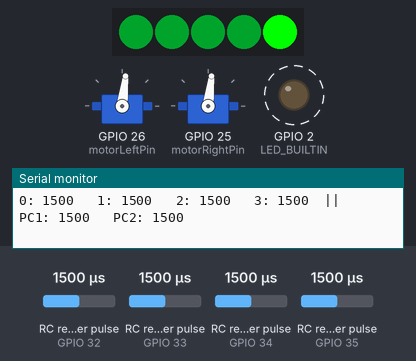
Simulated run of this sketch. Board: ESP32. Parts: 2 × servo, 5 RGB LEDs in strip order, left to right, output pins drawn as LEDs (lit = HIGH), the last lines printed to the serial monitor. Wiring (inferred from the names in the program): 4 × RC receiver channel: data GPIO 32 / data GPIO 33 / data GPIO 34 / data GPIO 35. Dashed ring = blinking. The test bench sets the inputs (shaded band); at power-on: RC receiver pulse (sensors on GPIO 34, GPIO 35, GPIO 32, GPIO 33) 1500 µs. WiFi joins after 1.5 s; servers stay silent unless stated.

Above: at 1.28 s.
1.3 s: RC receiver pulse (sensor on GPIO 34) set to 1020 µs
At 1.5 s:
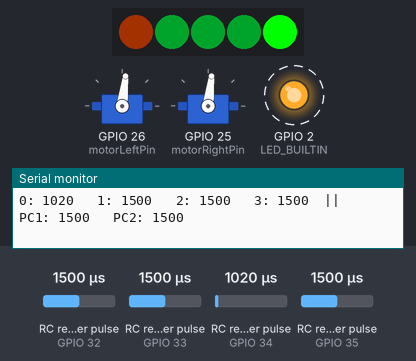
2.9 s: RC receiver pulse (sensor on GPIO 35) set to 1250 µs
At 3.12 s:
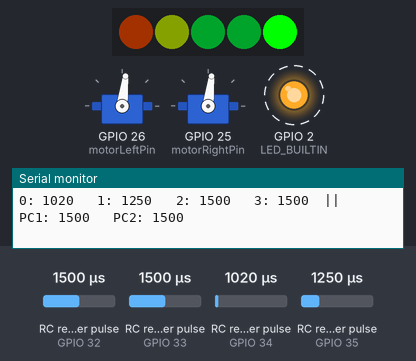
4.6 s: RC receiver pulse (sensor on GPIO 34) set to 1250 µs
At 4.75 s:
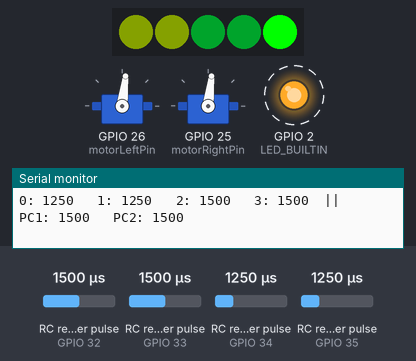
6.4 s: RC receiver pulse (sensor on GPIO 35) set to 1750 µs
At 6.64 s:
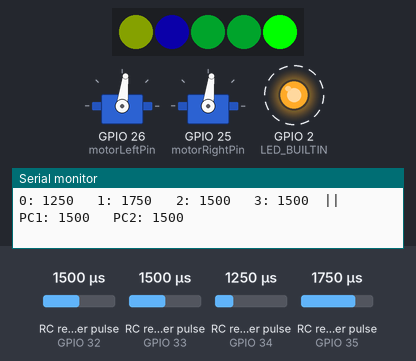
8.1 s: RC receiver pulse (sensor on GPIO 34) set to 1500 µs
At 8.27 s:
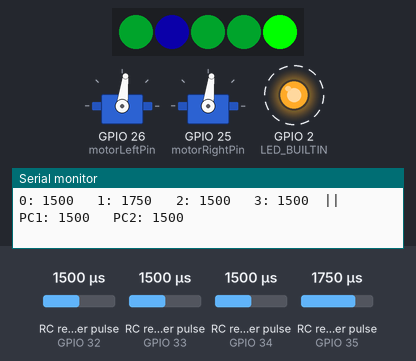
9.9 s: RC receiver pulse (sensor on GPIO 35) set to 1980 µs
At 10.16 s:
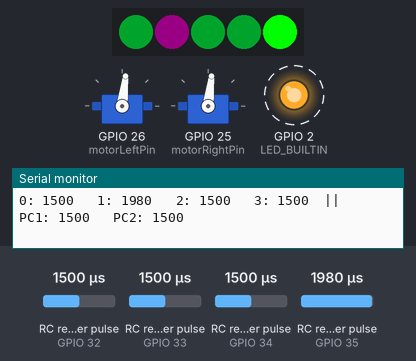
Timing chart, 0 to 12.7 s (numbered marks = the images above; inputs shaded):
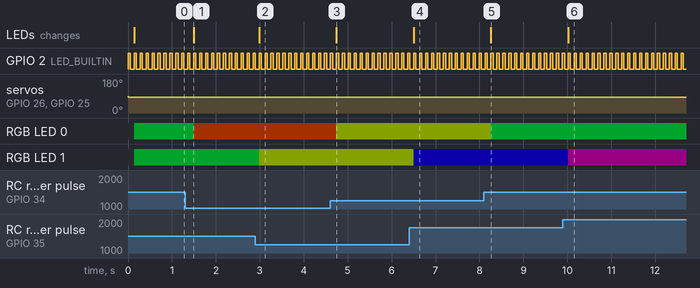

The sketch:

BasicMultiThreading_copy.ino
```cpp
#include <Ethernet.h>
#include <EthernetUdp.h>
#include <ESP32Servo.h>
#include <FastLED.h>

#if CONFIG_FREERTOS_UNICORE
#define ARDUINO_RUNNING_CORE 0
#else
#define ARDUINO_RUNNING_CORE 1
#endif

#define ANALOG_INPUT_PIN A0

#ifndef LED_BUILTIN
  #define LED_BUILTIN 2 // Specify the on which is your LED
#endif

#define NUM_LEDS 5
CRGBArray<NUM_LEDS> leds;

byte mac[] = {
  0xDE, 0xAD, 0xBE, 0xEF, 0xFE, 0xED
};
IPAddress ip(192, 168, 1, 177);

unsigned int localPort = 8888;      // local port to listen on

// buffers for receiving and sending data
char packetBuffer[UDP_TX_PACKET_MAX_SIZE];  // buffer to hold incoming packet,
char ReplyBuffer[] = "acknowledged";        // a string to send back
char recBuffer[100];

EthernetUDP Udp;

short PcMotorValue[2] = {1500,1500};

short RCPin[4] = {34,35,32,33};
short RCValue[4] = {1500,1500,1500,1500};
volatile long startTimeRC[4] = {0,0,0,0};
volatile long currentTimeRC[4] = {0,0,0,0};
volatile long pulseRC[4] = {0,0,0,0};

Servo motorLeft;
Servo motorRight;
#define motorLeftPin 26
#define motorRightPin 25

short minUs = 900;
short maxUs = 2200;

ESP32PWM pwm;

// Define two tasks for Blink & AnalogRead.
void TaskBlink( void *pvParameters );
void TaskAnalogRead( void *pvParameters );
void TaskRecieveUDP(void *pvParameters);
void TaskDriveMotor(void *pvParameters);
TaskHandle_t analog_read_task_handle; // You can (don't have to) use this to be able to manipulate a task from somewhere else.
TaskHandle_t udp_read_task_handle; // You can (don't have to) use this to be able to manipulate a task from somewhere else.
TaskHandle_t drive_motor_task_handle; // You can (don't have to) use this to be able to manipulate a task from somewhere else.

void IRAM_ATTR pulseTimer(short idx) {
  currentTimeRC[idx] = micros();
  if(currentTimeRC[idx] > startTimeRC[idx]){
    pulseRC[idx] = currentTimeRC[idx] - startTimeRC[idx];
    startTimeRC[idx] = currentTimeRC[idx];
  }
}

void IRAM_ATTR pulseTimer0() {
  pulseTimer(0);
}

void IRAM_ATTR pulseTimer1() {
  pulseTimer(1);
}

void IRAM_ATTR pulseTimer2() {
  pulseTimer(2);
}

void IRAM_ATTR pulseTimer3() {
  pulseTimer(3);
}

// The setup function runs once when you press reset or power on the board.
void setup() {
  pinMode(RCPin[0], INPUT_PULLUP);
  pinMode(RCPin[1], INPUT_PULLUP);
  pinMode(RCPin[2], INPUT_PULLUP);
  pinMode(RCPin[3], INPUT_PULLUP);
  attachInterrupt(RCPin[0], pulseTimer0, CHANGE);
  attachInterrupt(RCPin[1], pulseTimer1, CHANGE);
  attachInterrupt(RCPin[2], pulseTimer2, CHANGE);
  attachInterrupt(RCPin[3], pulseTimer3, CHANGE);

  ESP32PWM::allocateTimer(0);
	ESP32PWM::allocateTimer(1);

  motorLeft.attach(motorLeftPin, minUs, maxUs);
	motorRight.attach(motorRightPin, minUs, maxUs);

  // Initialize serial communication at 115200 bits per second:
  Ethernet.init(5);
  Ethernet.begin(mac, ip);

  Serial.begin(9600);
  // Set up two tasks to run independently.
  uint32_t blink_delay = 1000; // Delay between changing state on LED pin
  FastLED.addLeds<NEOPIXEL,17>(leds, NUM_LEDS);

  Serial.printf("Basic Multi Threading Arduino Example\n");

  if (Ethernet.hardwareStatus() == EthernetNoHardware) {
    Serial.println("Ethernet shield was not found.  Sorry, can't run without hardware. :(");
    while (true) {
      delay(1); // do nothing, no point running without Ethernet hardware
    }
  }
  if (Ethernet.linkStatus() == LinkOFF) {
    Serial.println("Ethernet cable is not connected.");
  }

  // start UDP
  Udp.begin(localPort);
  // Now the task scheduler, which takes over control of scheduling individual tasks, is automatically started.

  xTaskCreate(
    TaskBlink
    ,  "Task Blink" // A name just for humans
    ,  2048        // The stack size can be checked by calling `uxHighWaterMark = uxTaskGetStackHighWaterMark(NULL);`
    ,  (void*) &blink_delay // Task parameter which can modify the task behavior. This must be passed as pointer to void.
    ,  2  // Priority
    ,  NULL // Task handle is not used here - simply pass NULL
    );

  xTaskCreate(
    TaskDriveMotor
    ,  "Task Drive Motor" // A name just for humans
    ,  1024        // The stack size can be checked by calling `uxHighWaterMark = uxTaskGetStackHighWaterMark(NULL);`
    ,  NULL // Task parameter which can modify the task behavior. This must be passed as pointer to void.
    ,  2  // Priority
    ,  &drive_motor_task_handle // Task handle is not used here - simply pass NULL
    );

  // This variant of task creation can also specify on which core it will be run (only relevant for multi-core ESPs)
  xTaskCreatePinnedToCore(
    TaskAnalogRead
    ,  "Analog Read"
    ,  2048  // Stack size
    ,  NULL  // When no parameter is used, simply pass NULL
    ,  2  // Priority
    ,  &analog_read_task_handle // With task handle we will be able to manipulate with this task.
    ,  ARDUINO_RUNNING_CORE // Core on which the task will run
    );

  xTaskCreatePinnedToCore(
    TaskRecieveUDP
    ,  "UDP Read"
    ,  2048  // Stack size
    ,  NULL  // When no parameter is used, simply pass NULL
    ,  1  // Priority
    ,  &udp_read_task_handle // With task handle we will be able to manipulate with this task.
    ,  ARDUINO_RUNNING_CORE // Core on which the task will run
    );
}

void loop(){
  // if(analog_read_task_handle != NULL){ // Make sure that the task actually exists
  //   delay(10000);
  //   vTaskDelete(analog_read_task_handle); // Delete task
  //   analog_read_task_handle = NULL; // prevent calling vTaskDelete on non-existing task
  // }
}

/*--------------------------------------------------*/
/*---------------------- Tasks ---------------------*/
/*--------------------------------------------------*/

void TaskBlink(void *pvParameters){  // This is a task.
  uint32_t blink_delay = *((uint32_t*)pvParameters);

  // initialize digital LED_BUILTIN on pin 13 as an output.
  pinMode(LED_BUILTIN, OUTPUT);

  for (;;){ // A Task shall never return or exit.
    digitalWrite(LED_BUILTIN, HIGH);   // turn the LED on (HIGH is the voltage level)
    // arduino-esp32 has FreeRTOS configured to have a tick-rate of 1000Hz and portTICK_PERIOD_MS
    // refers to how many milliseconds the period between each ticks is, ie. 1ms.
    delay(50);
    digitalWrite(LED_BUILTIN, LOW);    // turn the LED off by making the voltage LOW
    delay(50);
    leds[0] = CHSV(map(RCValue[0], minUs, maxUs, 0, 255),255,110);
    leds[1] = CHSV(map(RCValue[1], minUs, maxUs, 0, 255),255,110);
    leds[2] = CHSV(map(PcMotorValue[0], minUs, maxUs, 0, 255),255,110);
    leds[3] = CHSV(map(PcMotorValue[1], minUs, maxUs, 0, 255),255,110);
    leds[4] = CRGB(0,255,0);
    FastLED.delay(33);
  }
}

void TaskDriveMotor(void *pvParameters){
  (void) pvParameters;

  for (;;){
    motorLeft.writeMicroseconds(PcMotorValue[0]);
    motorRight.writeMicroseconds(PcMotorValue[1]);
    delay(10);
  }
}

void TaskAnalogRead(void *pvParameters){  // This is a task.
  (void) pvParameters;

  for (;;){
    if (pulseRC[0] <= maxUs && pulseRC[0] >= minUs){
      RCValue[0] = pulseRC[0];
    }

    if (pulseRC[1] <= maxUs && pulseRC[1] >= minUs){
      RCValue[1] = pulseRC[1];
    }

    if (pulseRC[2] <= maxUs && pulseRC[2] >= minUs){
      RCValue[2] = pulseRC[2];
    }

    if (pulseRC[3] <= maxUs && pulseRC[3] >= minUs){
      RCValue[3] = pulseRC[3];
    }

    Serial.printf("0: %d   1: %d   2: %d   3: %d  ||  PC1: %d   PC2: %d\n", RCValue[0], RCValue[1], RCValue[2], RCValue[3], PcMotorValue[0], PcMotorValue[1]);
    delay(50);
  }
}

void TaskRecieveUDP(void *pvParameters){  // This is a task.
  (void) pvParameters;

  int error_counter = 0;

  for (;;){
    int packetSize = Udp.parsePacket();
    if (packetSize) {
      IPAddress remote = Udp.remoteIP();
      Udp.read(packetBuffer, UDP_TX_PACKET_MAX_SIZE);
      if (packetBuffer[0] == 'i' &&
        packetBuffer[1] == 't' &&
        packetBuffer[2] == 's'
      ){
        memcpy(&PcMotorValue[0],packetBuffer+3,2);
        memcpy(&PcMotorValue[1],packetBuffer+5,2);
        error_counter = 0;
      }
      // send a reply to the IP address and port that sent us the packet we received
      Udp.beginPacket(Udp.remoteIP(), Udp.remotePort());
      Udp.write(ReplyBuffer);
      Udp.endPacket();
    } else {
      error_counter++;
    }

    if (error_counter >= 1000){
      PcMotorValue[0] = 1500;
      PcMotorValue[1] = 1500;
    }
    delay(1);
  }
}
```

Measured:
- after the input at 1.3 s, RGB LED 0: RGB(0, 38, 10) → RGB(37, 11, 0) after 0.19 s; the LEDs: change after 0.19 s (image 1)
- after the input at 2.9 s, RGB LED 1: RGB(0, 38, 10) → RGB(28, 34, 0) after 0.08 s; the LEDs: change after 0.08 s (image 2)
- after the input at 4.6 s, RGB LED 0: RGB(37, 11, 0) → RGB(28, 34, 0) after 0.14 s; the LEDs: change after 0.14 s (image 3)
- after the input at 6.4 s, RGB LED 1: RGB(28, 34, 0) → RGB(3, 0, 45) after 0.10 s; the LEDs: change after 0.10 s (image 4)
- after the input at 8.1 s, RGB LED 0: RGB(28, 34, 0) → RGB(0, 38, 10) after 0.16 s; the LEDs: change after 0.16 s (image 5)
- after the input at 9.9 s, RGB LED 1: RGB(3, 0, 45) → RGB(26, 0, 22) after 0.12 s; the LEDs: change after 0.12 s (image 6)
- by itself, GPIO 2 (LED_BUILTIN): alternates HIGH for 0.05 s and LOW for 0.09 s
